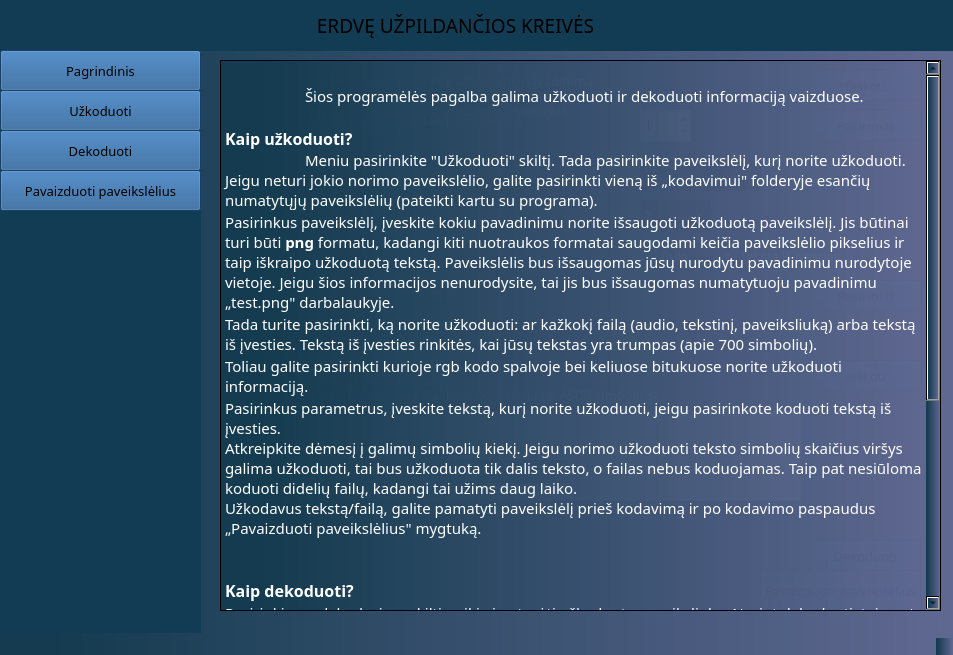
<?xml version="1.0" encoding="UTF-8"?>
<ui version="4.0">
 <class>MainWindow</class>
 <widget class="QMainWindow" name="MainWindow">
  <property name="geometry">
   <rect>
    <x>0</x>
    <y>0</y>
    <width>953</width>
    <height>655</height>
   </rect>
  </property>
  <property name="font">
   <font>
    <family>Microsoft YaHei</family>
    <pointsize>10</pointsize>
   </font>
  </property>
  <property name="windowTitle">
   <string>MainWindow</string>
  </property>
  <property name="styleSheet">
   <string notr="true">background-color: qlineargradient(spread:pad, x1:0, y1:0, x2:1, y2:0, stop:0.0511364 rgba(20, 59, 79, 255), stop:1 rgba(96, 104, 146, 246));</string>
  </property>
  <widget class="QWidget" name="centralwidget">
   <widget class="QPushButton" name="decode">
    <property name="geometry">
     <rect>
      <x>810</x>
      <y>540</y>
      <width>111</width>
      <height>31</height>
     </rect>
    </property>
    <property name="font">
     <font>
      <family>Microsoft YaHei</family>
      <pointsize>10</pointsize>
     </font>
    </property>
    <property name="styleSheet">
     <string notr="true">background-color: rgb(34, 88, 145);
gridline-color: rgb(202, 202, 202);
selection-color: rgb(85, 255, 255);
selection-background-color: rgb(39, 96, 166);</string>
    </property>
    <property name="text">
     <string>Dekoduoti</string>
    </property>
   </widget>
   <widget class="QPushButton" name="about">
    <property name="geometry">
     <rect>
      <x>0</x>
      <y>50</y>
      <width>201</width>
      <height>41</height>
     </rect>
    </property>
    <property name="palette">
     <palette>
      <active>
       <colorrole role="Button">
        <brush brushstyle="SolidPattern">
         <color alpha="255">
          <red>34</red>
          <green>88</green>
          <blue>145</blue>
         </color>
        </brush>
       </colorrole>
       <colorrole role="Base">
        <brush brushstyle="SolidPattern">
         <color alpha="255">
          <red>34</red>
          <green>88</green>
          <blue>145</blue>
         </color>
        </brush>
       </colorrole>
       <colorrole role="Window">
        <brush brushstyle="SolidPattern">
         <color alpha="255">
          <red>34</red>
          <green>88</green>
          <blue>145</blue>
         </color>
        </brush>
       </colorrole>
       <colorrole role="Highlight">
        <brush brushstyle="SolidPattern">
         <color alpha="255">
          <red>39</red>
          <green>96</green>
          <blue>166</blue>
         </color>
        </brush>
       </colorrole>
       <colorrole role="HighlightedText">
        <brush brushstyle="SolidPattern">
         <color alpha="255">
          <red>85</red>
          <green>255</green>
          <blue>255</blue>
         </color>
        </brush>
       </colorrole>
      </active>
      <inactive>
       <colorrole role="Button">
        <brush brushstyle="SolidPattern">
         <color alpha="255">
          <red>34</red>
          <green>88</green>
          <blue>145</blue>
         </color>
        </brush>
       </colorrole>
       <colorrole role="Base">
        <brush brushstyle="SolidPattern">
         <color alpha="255">
          <red>34</red>
          <green>88</green>
          <blue>145</blue>
         </color>
        </brush>
       </colorrole>
       <colorrole role="Window">
        <brush brushstyle="SolidPattern">
         <color alpha="255">
          <red>34</red>
          <green>88</green>
          <blue>145</blue>
         </color>
        </brush>
       </colorrole>
       <colorrole role="Highlight">
        <brush brushstyle="SolidPattern">
         <color alpha="255">
          <red>39</red>
          <green>96</green>
          <blue>166</blue>
         </color>
        </brush>
       </colorrole>
       <colorrole role="HighlightedText">
        <brush brushstyle="SolidPattern">
         <color alpha="255">
          <red>85</red>
          <green>255</green>
          <blue>255</blue>
         </color>
        </brush>
       </colorrole>
      </inactive>
      <disabled>
       <colorrole role="Button">
        <brush brushstyle="SolidPattern">
         <color alpha="255">
          <red>34</red>
          <green>88</green>
          <blue>145</blue>
         </color>
        </brush>
       </colorrole>
       <colorrole role="Base">
        <brush brushstyle="SolidPattern">
         <color alpha="255">
          <red>34</red>
          <green>88</green>
          <blue>145</blue>
         </color>
        </brush>
       </colorrole>
       <colorrole role="Window">
        <brush brushstyle="SolidPattern">
         <color alpha="255">
          <red>34</red>
          <green>88</green>
          <blue>145</blue>
         </color>
        </brush>
       </colorrole>
       <colorrole role="Highlight">
        <brush brushstyle="SolidPattern">
         <color alpha="255">
          <red>39</red>
          <green>96</green>
          <blue>166</blue>
         </color>
        </brush>
       </colorrole>
       <colorrole role="HighlightedText">
        <brush brushstyle="SolidPattern">
         <color alpha="255">
          <red>85</red>
          <green>255</green>
          <blue>255</blue>
         </color>
        </brush>
       </colorrole>
      </disabled>
     </palette>
    </property>
    <property name="font">
     <font>
      <family>Microsoft YaHei</family>
      <pointsize>10</pointsize>
     </font>
    </property>
    <property name="cursor">
     <cursorShape>PointingHandCursor</cursorShape>
    </property>
    <property name="mouseTracking">
     <bool>true</bool>
    </property>
    <property name="styleSheet">
     <string notr="true">background-color: rgb(34, 88, 145);
gridline-color: rgb(202, 202, 202);
selection-color: rgb(85, 255, 255);
selection-background-color: rgb(39, 96, 166);</string>
    </property>
    <property name="text">
     <string>Pagrindinis</string>
    </property>
   </widget>
   <widget class="QPushButton" name="encodedMenu">
    <property name="geometry">
     <rect>
      <x>0</x>
      <y>90</y>
      <width>201</width>
      <height>41</height>
     </rect>
    </property>
    <property name="font">
     <font>
      <family>Microsoft YaHei</family>
      <pointsize>10</pointsize>
     </font>
    </property>
    <property name="cursor">
     <cursorShape>PointingHandCursor</cursorShape>
    </property>
    <property name="styleSheet">
     <string notr="true">background-color: rgb(34, 88, 145);
gridline-color: rgb(202, 202, 202);
selection-color: rgb(85, 255, 255);
selection-background-color: rgb(39, 96, 166);</string>
    </property>
    <property name="text">
     <string>Užkoduoti</string>
    </property>
   </widget>
   <widget class="QPushButton" name="decodedMenu">
    <property name="geometry">
     <rect>
      <x>0</x>
      <y>130</y>
      <width>201</width>
      <height>41</height>
     </rect>
    </property>
    <property name="font">
     <font>
      <family>Microsoft YaHei</family>
      <pointsize>10</pointsize>
     </font>
    </property>
    <property name="cursor">
     <cursorShape>PointingHandCursor</cursorShape>
    </property>
    <property name="mouseTracking">
     <bool>true</bool>
    </property>
    <property name="styleSheet">
     <string notr="true">background-color: rgb(34, 88, 145);
gridline-color: rgb(202, 202, 202);
selection-color: rgb(85, 255, 255);
selection-background-color: rgb(39, 96, 166);</string>
    </property>
    <property name="text">
     <string>Dekoduoti</string>
    </property>
   </widget>
   <widget class="QSpinBox" name="textLength">
    <property name="geometry">
     <rect>
      <x>640</x>
      <y>110</y>
      <width>51</width>
      <height>31</height>
     </rect>
    </property>
    <property name="contextMenuPolicy">
     <enum>Qt::DefaultContextMenu</enum>
    </property>
    <property name="autoFillBackground">
     <bool>true</bool>
    </property>
    <property name="styleSheet">
     <string notr="true">background-color:rgb(255, 255, 255)</string>
    </property>
    <property name="minimum">
     <number>1</number>
    </property>
    <property name="maximum">
     <number>100000000</number>
    </property>
   </widget>
   <widget class="QLabel" name="label_2">
    <property name="geometry">
     <rect>
      <x>80</x>
      <y>0</y>
      <width>2171</width>
      <height>51</height>
     </rect>
    </property>
    <property name="styleSheet">
     <string notr="true">background-color: rgb(17, 60, 83);
gridline-color: rgb(202, 202, 202);
selection-color: rgb(85, 255, 255);
selection-background-color: rgb(39, 96, 166);</string>
    </property>
    <property name="text">
     <string/>
    </property>
   </widget>
   <widget class="QLabel" name="label_3">
    <property name="geometry">
     <rect>
      <x>0</x>
      <y>-290</y>
      <width>201</width>
      <height>951</height>
     </rect>
    </property>
    <property name="styleSheet">
     <string notr="true">background-color: rgb(17, 60, 83);
gridline-color: rgb(202, 202, 202);
selection-color: rgb(85, 255, 255);
selection-background-color: rgb(39, 96, 166);</string>
    </property>
    <property name="text">
     <string/>
    </property>
    <property name="scaledContents">
     <bool>true</bool>
    </property>
    <property name="wordWrap">
     <bool>true</bool>
    </property>
   </widget>
   <widget class="QLabel" name="label_4">
    <property name="geometry">
     <rect>
      <x>20</x>
      <y>10</y>
      <width>871</width>
      <height>31</height>
     </rect>
    </property>
    <property name="font">
     <font>
      <family>Microsoft YaHei</family>
      <pointsize>14</pointsize>
     </font>
    </property>
    <property name="styleSheet">
     <string notr="true">background-color: rgb(17, 60, 83);
gridline-color: rgb(202, 202, 202);
selection-color: rgb(85, 255, 255);
selection-background-color: rgb(39, 96, 166);</string>
    </property>
    <property name="text">
     <string>&lt;html&gt;&lt;head/&gt;&lt;body&gt;&lt;p align=&quot;center&quot;&gt;&lt;span style=&quot; color:#000000;&quot;&gt;ERDVĘ UŽPILDANČIOS KREIVĖS&lt;/span&gt;&lt;/p&gt;&lt;/body&gt;&lt;/html&gt;</string>
    </property>
   </widget>
   <widget class="QPushButton" name="browse">
    <property name="geometry">
     <rect>
      <x>810</x>
      <y>70</y>
      <width>111</width>
      <height>31</height>
     </rect>
    </property>
    <property name="font">
     <font>
      <family>Microsoft YaHei</family>
      <pointsize>10</pointsize>
     </font>
    </property>
    <property name="styleSheet">
     <string notr="true">background-color: rgb(34, 88, 145);
gridline-color: rgb(202, 202, 202);
selection-color: rgb(85, 255, 255);
selection-background-color: rgb(39, 96, 166);</string>
    </property>
    <property name="text">
     <string>Ieškoti</string>
    </property>
   </widget>
   <widget class="QLineEdit" name="imagename">
    <property name="geometry">
     <rect>
      <x>640</x>
      <y>70</y>
      <width>121</width>
      <height>31</height>
     </rect>
    </property>
    <property name="styleSheet">
     <string notr="true">background-color: rgba(0,0,0,0%)
</string>
    </property>
   </widget>
   <widget class="QLineEdit" name="imagepath">
    <property name="geometry">
     <rect>
      <x>500</x>
      <y>10</y>
      <width>113</width>
      <height>20</height>
     </rect>
    </property>
   </widget>
   <widget class="QPushButton" name="compare">
    <property name="geometry">
     <rect>
      <x>0</x>
      <y>170</y>
      <width>201</width>
      <height>41</height>
     </rect>
    </property>
    <property name="font">
     <font>
      <family>Microsoft YaHei</family>
      <pointsize>10</pointsize>
     </font>
    </property>
    <property name="cursor">
     <cursorShape>PointingHandCursor</cursorShape>
    </property>
    <property name="mouseTracking">
     <bool>true</bool>
    </property>
    <property name="styleSheet">
     <string notr="true">background-color: rgb(34, 88, 145);
gridline-color: rgb(202, 202, 202);
selection-color: rgb(85, 255, 255);
selection-background-color: rgb(39, 96, 166);</string>
    </property>
    <property name="text">
     <string>Pavaizduoti paveikslėlius</string>
    </property>
   </widget>
   <widget class="QLabel" name="labelImage">
    <property name="geometry">
     <rect>
      <x>240</x>
      <y>60</y>
      <width>401</width>
      <height>42</height>
     </rect>
    </property>
    <property name="font">
     <font>
      <family>Microsoft YaHei</family>
      <pointsize>10</pointsize>
     </font>
    </property>
    <property name="styleSheet">
     <string notr="true">background-color: rgba(0,0,0,0%)</string>
    </property>
    <property name="text">
     <string>&lt;html&gt;&lt;head/&gt;&lt;body&gt;&lt;p&gt;&lt;span style=&quot; color:#ffffff;&quot;&gt;Pasirinkite paveiksliuko, kurį norite atkoduoti, pavadinimą&lt;/span&gt;&lt;/p&gt;&lt;/body&gt;&lt;/html&gt;</string>
    </property>
    <property name="scaledContents">
     <bool>true</bool>
    </property>
    <property name="wordWrap">
     <bool>true</bool>
    </property>
   </widget>
   <widget class="QLabel" name="label">
    <property name="geometry">
     <rect>
      <x>240</x>
      <y>100</y>
      <width>391</width>
      <height>41</height>
     </rect>
    </property>
    <property name="font">
     <font>
      <family>Microsoft YaHei</family>
      <pointsize>10</pointsize>
     </font>
    </property>
    <property name="styleSheet">
     <string notr="true">background-color: rgba(0,0,0,0%)</string>
    </property>
    <property name="text">
     <string>&lt;html&gt;&lt;head/&gt;&lt;body&gt;&lt;p&gt;&lt;span style=&quot; color:#ffffff;&quot;&gt;Įveskite užkoduoto teksto ilgį/failo dydį baitais&lt;/span&gt;&lt;/p&gt;&lt;/body&gt;&lt;/html&gt;</string>
    </property>
    <property name="scaledContents">
     <bool>true</bool>
    </property>
    <property name="wordWrap">
     <bool>true</bool>
    </property>
   </widget>
   <widget class="QTextBrowser" name="aboutBrowser">
    <property name="geometry">
     <rect>
      <x>220</x>
      <y>60</y>
      <width>721</width>
      <height>551</height>
     </rect>
    </property>
    <property name="font">
     <font>
      <family>Microsoft YaHei</family>
      <pointsize>11</pointsize>
     </font>
    </property>
    <property name="styleSheet">
     <string notr="true"/>
    </property>
    <property name="html">
     <string>&lt;!DOCTYPE HTML PUBLIC &quot;-//W3C//DTD HTML 4.0//EN&quot; &quot;http://www.w3.org/TR/REC-html40/strict.dtd&quot;&gt;
&lt;html&gt;&lt;head&gt;&lt;meta name=&quot;qrichtext&quot; content=&quot;1&quot; /&gt;&lt;style type=&quot;text/css&quot;&gt;
p, li { white-space: pre-wrap; }
&lt;/style&gt;&lt;/head&gt;&lt;body style=&quot; font-family:'Microsoft YaHei'; font-size:11pt; font-weight:400; font-style:normal;&quot;&gt;
&lt;p style=&quot; margin-top:0px; margin-bottom:0px; margin-left:0px; margin-right:0px; -qt-block-indent:0; text-indent:0px;&quot;&gt;&lt;span style=&quot; font-size:6pt; color:#ffffff;&quot;&gt;	&lt;/span&gt;&lt;span style=&quot; color:#ffffff;&quot;&gt;&lt;br /&gt;	Šios programėlės pagalba galima užkoduoti ir dekoduoti informaciją vaizduose.&lt;br /&gt;&lt;/span&gt;&lt;/p&gt;
&lt;p style=&quot; margin-top:0px; margin-bottom:0px; margin-left:0px; margin-right:0px; -qt-block-indent:0; text-indent:0px;&quot;&gt;&lt;span style=&quot; font-size:12pt; font-weight:600; color:#ffffff;&quot;&gt;Kaip užkoduoti?&lt;/span&gt;&lt;span style=&quot; color:#ffffff;&quot;&gt;&lt;br /&gt;	Meniu pasirinkite &amp;quot;Užkoduoti&amp;quot; skiltį. Tada pasirinkite paveikslėlį, kurį norite užkoduoti. Jeigu neturi jokio norimo paveikslėlio, galite pasirinkti vieną iš „kodavimui&amp;quot; folderyje esančių numatytųjų paveikslėlių (pateikti kartu su programa).&lt;/span&gt;&lt;/p&gt;
&lt;p style=&quot; margin-top:0px; margin-bottom:0px; margin-left:0px; margin-right:0px; -qt-block-indent:0; text-indent:0px;&quot;&gt;&lt;span style=&quot; color:#ffffff;&quot;&gt;Pasirinkus paveikslėlį, įveskite kokiu pavadinimu norite išsaugoti užkoduotą paveikslėlį. Jis būtinai turi būti &lt;/span&gt;&lt;span style=&quot; font-weight:600; color:#ffffff;&quot;&gt;png&lt;/span&gt;&lt;span style=&quot; color:#ffffff;&quot;&gt; formatu, kadangi kiti nuotraukos formatai saugodami keičia paveikslėlio pikselius ir taip iškraipo užkoduotą tekstą. Paveikslėlis bus išsaugomas jūsų nurodytu pavadinimu nurodytoje vietoje. Jeigu šios informacijos nenurodysite, tai jis bus išsaugomas numatytuoju pavadinimu „test.png&amp;quot; darbalaukyje. &lt;/span&gt;&lt;/p&gt;
&lt;p style=&quot; margin-top:0px; margin-bottom:0px; margin-left:0px; margin-right:0px; -qt-block-indent:0; text-indent:0px;&quot;&gt;&lt;span style=&quot; color:#ffffff;&quot;&gt;Tada turite pasirinkti, ką norite užkoduoti: ar kažkokį failą (audio, tekstinį, paveiksliuką) arba tekstą iš įvesties. Tekstą iš įvesties rinkitės, kai jūsų tekstas yra trumpas (apie 700 simbolių).&lt;/span&gt;&lt;/p&gt;
&lt;p style=&quot; margin-top:0px; margin-bottom:0px; margin-left:0px; margin-right:0px; -qt-block-indent:0; text-indent:0px;&quot;&gt;&lt;span style=&quot; color:#ffffff;&quot;&gt;Toliau galite pasirinkti kurioje rgb kodo spalvoje bei keliuose bitukuose norite užkoduoti informaciją.&lt;/span&gt;&lt;/p&gt;
&lt;p style=&quot; margin-top:0px; margin-bottom:0px; margin-left:0px; margin-right:0px; -qt-block-indent:0; text-indent:0px;&quot;&gt;&lt;span style=&quot; color:#ffffff;&quot;&gt;Pasirinkus parametrus, įveskite tekstą, kurį norite užkoduoti, jeigu pasirinkote koduoti tekstą iš įvesties.&lt;br /&gt;Atkreipkite dėmesį į galimų simbolių kiekį. Jeigu norimo užkoduoti teksto simbolių skaičius viršys galima užkoduoti, tai bus užkoduota tik dalis teksto, o failas nebus koduojamas. Taip pat nesiūloma koduoti didelių failų, kadangi tai užims daug laiko.&lt;br /&gt;Užkodavus tekstą/failą, galite pamatyti paveikslėlį prieš kodavimą ir po kodavimo paspaudus „Pavaizduoti paveikslėlius&amp;quot; mygtuką.&lt;/span&gt;&lt;/p&gt;
&lt;p style=&quot; margin-top:0px; margin-bottom:0px; margin-left:0px; margin-right:0px; -qt-block-indent:0; text-indent:0px;&quot;&gt;&lt;span style=&quot; color:#ffffff;&quot;&gt;&lt;br /&gt;&lt;br /&gt;&lt;/span&gt;&lt;span style=&quot; font-size:12pt; font-weight:600; color:#ffffff;&quot;&gt;Kaip dekoduoti?&lt;/span&gt;&lt;/p&gt;
&lt;p style=&quot; margin-top:0px; margin-bottom:0px; margin-left:0px; margin-right:0px; -qt-block-indent:0; text-indent:0px;&quot;&gt;&lt;span style=&quot; color:#ffffff;&quot;&gt;Pasirinkimus dekodavimo skiltį, reikia jau turėti užkoduotą paveiksliuką. Norint dekoduoti, taip pat reikia žinoti teksto ilgį arba failo dydį baitais, kurioje rgb spalvos kodo dalyje bei keliuose bitukuose buvo koduojama.&lt;br /&gt;Dekoduojant failą reikia nurodyti failą, kuriame norite gauti dekoduotą informaciją. Jo nenurodžius, dekoduotas rezultatas bus saugomas „result.txt&amp;quot; faile darbalaukyje. &lt;br /&gt;Jeigu pasirinksite dekoduoti tekstą iš įvesties, jis bus parodytas ekrane.&lt;/span&gt;&lt;/p&gt;
&lt;p style=&quot;-qt-paragraph-type:empty; margin-top:0px; margin-bottom:0px; margin-left:0px; margin-right:0px; -qt-block-indent:0; text-indent:0px; color:#ffffff;&quot;&gt;&lt;br /&gt;&lt;/p&gt;
&lt;p style=&quot; margin-top:0px; margin-bottom:0px; margin-left:0px; margin-right:0px; -qt-block-indent:0; text-indent:0px;&quot;&gt;&lt;span style=&quot; font-size:12pt; font-weight:600; color:#ffffff;&quot;&gt;Kaip pamatyti užkoduotą ir dekoduotą paveikslėlius kartu?&lt;/span&gt;&lt;span style=&quot; color:#ffffff;&quot;&gt;&lt;br /&gt;Tam atlikti yra du skirtingi būdai. &lt;br /&gt;Pirmasis, tai tik užkodavus kodą, atsiranda mygtukas „Pavaizduoti paveikslėlius&amp;quot;, kurį paspaudus galime matyti abu paveikslėlius. &lt;br /&gt;Kitas variantas yra meniu skiltyje pasirinkti „Pavaizduoti paveikslėlius&amp;quot;. Šiame lange galima pasirinkti du skirtingus paveikslėlius, kuriuos pavaizduos vieną šalia kito. &lt;br /&gt;Kad gautumėte gražų vaizdavimą, nesirinkite didesnių nei 500x570 dydžio paveikslėliu. Pasirinkus didesnį nei nurodytas dydis, nebus matomas viso dydžio paveikslėlis.&lt;/span&gt;&lt;/p&gt;
&lt;p style=&quot;-qt-paragraph-type:empty; margin-top:0px; margin-bottom:0px; margin-left:0px; margin-right:0px; -qt-block-indent:0; text-indent:0px; color:#ffffff;&quot;&gt;&lt;br /&gt;&lt;/p&gt;&lt;/body&gt;&lt;/html&gt;</string>
    </property>
   </widget>
   <widget class="QLabel" name="label1">
    <property name="geometry">
     <rect>
      <x>240</x>
      <y>380</y>
      <width>571</width>
      <height>31</height>
     </rect>
    </property>
    <property name="font">
     <font>
      <family>Microsoft YaHei</family>
      <pointsize>10</pointsize>
     </font>
    </property>
    <property name="styleSheet">
     <string notr="true">background-color: rgba(0,0,0,0%)</string>
    </property>
    <property name="text">
     <string>&lt;html&gt;&lt;head/&gt;&lt;body&gt;&lt;p&gt;&lt;span style=&quot; color:#ffffff;&quot;&gt;Įveskite norimą užkoduoti tekstą (koduoti galima tik ASCII simbolius)&lt;/span&gt;&lt;/p&gt;&lt;/body&gt;&lt;/html&gt;</string>
    </property>
    <property name="scaledContents">
     <bool>true</bool>
    </property>
    <property name="wordWrap">
     <bool>true</bool>
    </property>
   </widget>
   <widget class="QTextEdit" name="textEdit">
    <property name="geometry">
     <rect>
      <x>240</x>
      <y>410</y>
      <width>561</width>
      <height>91</height>
     </rect>
    </property>
    <property name="styleSheet">
     <string notr="true">background-color: rgb(255, 255, 255);</string>
    </property>
   </widget>
   <widget class="QPushButton" name="encode">
    <property name="geometry">
     <rect>
      <x>810</x>
      <y>540</y>
      <width>111</width>
      <height>31</height>
     </rect>
    </property>
    <property name="font">
     <font>
      <family>Microsoft YaHei</family>
      <pointsize>10</pointsize>
     </font>
    </property>
    <property name="styleSheet">
     <string notr="true">background-color: rgb(34, 88, 145);
gridline-color: rgb(202, 202, 202);
selection-color: rgb(85, 255, 255);
selection-background-color: rgb(39, 96, 166);</string>
    </property>
    <property name="text">
     <string>Užkoduoti</string>
    </property>
   </widget>
   <widget class="QPushButton" name="compareImage">
    <property name="geometry">
     <rect>
      <x>760</x>
      <y>570</y>
      <width>161</width>
      <height>41</height>
     </rect>
    </property>
    <property name="font">
     <font>
      <family>Microsoft YaHei</family>
      <pointsize>10</pointsize>
     </font>
    </property>
    <property name="styleSheet">
     <string notr="true">background-color: rgb(34, 88, 145);
gridline-color: rgb(202, 202, 202);
selection-color: rgb(85, 255, 255);
selection-background-color: rgb(39, 96, 166);</string>
    </property>
    <property name="text">
     <string>Pavaizduoti paveikslėlius</string>
    </property>
   </widget>
   <widget class="QLabel" name="labelName">
    <property name="geometry">
     <rect>
      <x>240</x>
      <y>100</y>
      <width>391</width>
      <height>41</height>
     </rect>
    </property>
    <property name="font">
     <font>
      <family>Microsoft YaHei</family>
      <pointsize>10</pointsize>
     </font>
    </property>
    <property name="styleSheet">
     <string notr="true">background-color: rgba(0,0,0,0%)</string>
    </property>
    <property name="text">
     <string>&lt;html&gt;&lt;head/&gt;&lt;body&gt;&lt;p&gt;&lt;span style=&quot; color:#ffffff;&quot;&gt;Pasirinkite, kur bus saugomas užkoduotas paveikslėlis&lt;br/&gt;*Rašykite su .png plėtiniu&lt;/span&gt;&lt;/p&gt;&lt;/body&gt;&lt;/html&gt;</string>
    </property>
    <property name="scaledContents">
     <bool>true</bool>
    </property>
    <property name="wordWrap">
     <bool>true</bool>
    </property>
   </widget>
   <widget class="QLineEdit" name="decodedname">
    <property name="geometry">
     <rect>
      <x>640</x>
      <y>110</y>
      <width>121</width>
      <height>31</height>
     </rect>
    </property>
    <property name="styleSheet">
     <string notr="true">background-color: rgba(0,0,0,0%)
</string>
    </property>
   </widget>
   <widget class="QLabel" name="symbols">
    <property name="geometry">
     <rect>
      <x>240</x>
      <y>320</y>
      <width>551</width>
      <height>41</height>
     </rect>
    </property>
    <property name="styleSheet">
     <string notr="true">background-color: rgba(0,0,0,0%)</string>
    </property>
    <property name="text">
     <string/>
    </property>
   </widget>
   <widget class="QComboBox" name="RGBcomboBox">
    <property name="geometry">
     <rect>
      <x>640</x>
      <y>160</y>
      <width>121</width>
      <height>31</height>
     </rect>
    </property>
    <property name="minimumSize">
     <size>
      <width>121</width>
      <height>31</height>
     </size>
    </property>
    <property name="palette">
     <palette>
      <active>
       <colorrole role="Button">
        <brush brushstyle="LinearGradientPattern">
         <gradient startx="0.000000000000000" starty="0.000000000000000" endx="1.000000000000000" endy="0.000000000000000" type="LinearGradient" spread="PadSpread" coordinatemode="ObjectBoundingMode">
          <gradientstop position="0.051136400000000">
           <color alpha="255">
            <red>20</red>
            <green>59</green>
            <blue>79</blue>
           </color>
          </gradientstop>
          <gradientstop position="1.000000000000000">
           <color alpha="246">
            <red>96</red>
            <green>104</green>
            <blue>146</blue>
           </color>
          </gradientstop>
         </gradient>
        </brush>
       </colorrole>
       <colorrole role="Base">
        <brush brushstyle="LinearGradientPattern">
         <gradient startx="0.000000000000000" starty="0.000000000000000" endx="1.000000000000000" endy="0.000000000000000" type="LinearGradient" spread="PadSpread" coordinatemode="ObjectBoundingMode">
          <gradientstop position="0.051136400000000">
           <color alpha="255">
            <red>20</red>
            <green>59</green>
            <blue>79</blue>
           </color>
          </gradientstop>
          <gradientstop position="1.000000000000000">
           <color alpha="246">
            <red>96</red>
            <green>104</green>
            <blue>146</blue>
           </color>
          </gradientstop>
         </gradient>
        </brush>
       </colorrole>
       <colorrole role="Window">
        <brush brushstyle="LinearGradientPattern">
         <gradient startx="0.000000000000000" starty="0.000000000000000" endx="1.000000000000000" endy="0.000000000000000" type="LinearGradient" spread="PadSpread" coordinatemode="ObjectBoundingMode">
          <gradientstop position="0.051136400000000">
           <color alpha="255">
            <red>20</red>
            <green>59</green>
            <blue>79</blue>
           </color>
          </gradientstop>
          <gradientstop position="1.000000000000000">
           <color alpha="246">
            <red>96</red>
            <green>104</green>
            <blue>146</blue>
           </color>
          </gradientstop>
         </gradient>
        </brush>
       </colorrole>
      </active>
      <inactive>
       <colorrole role="Button">
        <brush brushstyle="LinearGradientPattern">
         <gradient startx="0.000000000000000" starty="0.000000000000000" endx="1.000000000000000" endy="0.000000000000000" type="LinearGradient" spread="PadSpread" coordinatemode="ObjectBoundingMode">
          <gradientstop position="0.051136400000000">
           <color alpha="255">
            <red>20</red>
            <green>59</green>
            <blue>79</blue>
           </color>
          </gradientstop>
          <gradientstop position="1.000000000000000">
           <color alpha="246">
            <red>96</red>
            <green>104</green>
            <blue>146</blue>
           </color>
          </gradientstop>
         </gradient>
        </brush>
       </colorrole>
       <colorrole role="Base">
        <brush brushstyle="LinearGradientPattern">
         <gradient startx="0.000000000000000" starty="0.000000000000000" endx="1.000000000000000" endy="0.000000000000000" type="LinearGradient" spread="PadSpread" coordinatemode="ObjectBoundingMode">
          <gradientstop position="0.051136400000000">
           <color alpha="255">
            <red>20</red>
            <green>59</green>
            <blue>79</blue>
           </color>
          </gradientstop>
          <gradientstop position="1.000000000000000">
           <color alpha="246">
            <red>96</red>
            <green>104</green>
            <blue>146</blue>
           </color>
          </gradientstop>
         </gradient>
        </brush>
       </colorrole>
       <colorrole role="Window">
        <brush brushstyle="LinearGradientPattern">
         <gradient startx="0.000000000000000" starty="0.000000000000000" endx="1.000000000000000" endy="0.000000000000000" type="LinearGradient" spread="PadSpread" coordinatemode="ObjectBoundingMode">
          <gradientstop position="0.051136400000000">
           <color alpha="255">
            <red>20</red>
            <green>59</green>
            <blue>79</blue>
           </color>
          </gradientstop>
          <gradientstop position="1.000000000000000">
           <color alpha="246">
            <red>96</red>
            <green>104</green>
            <blue>146</blue>
           </color>
          </gradientstop>
         </gradient>
        </brush>
       </colorrole>
      </inactive>
      <disabled>
       <colorrole role="Button">
        <brush brushstyle="LinearGradientPattern">
         <gradient startx="0.000000000000000" starty="0.000000000000000" endx="1.000000000000000" endy="0.000000000000000" type="LinearGradient" spread="PadSpread" coordinatemode="ObjectBoundingMode">
          <gradientstop position="0.051136400000000">
           <color alpha="255">
            <red>20</red>
            <green>59</green>
            <blue>79</blue>
           </color>
          </gradientstop>
          <gradientstop position="1.000000000000000">
           <color alpha="246">
            <red>96</red>
            <green>104</green>
            <blue>146</blue>
           </color>
          </gradientstop>
         </gradient>
        </brush>
       </colorrole>
       <colorrole role="Base">
        <brush brushstyle="LinearGradientPattern">
         <gradient startx="0.000000000000000" starty="0.000000000000000" endx="1.000000000000000" endy="0.000000000000000" type="LinearGradient" spread="PadSpread" coordinatemode="ObjectBoundingMode">
          <gradientstop position="0.051136400000000">
           <color alpha="255">
            <red>20</red>
            <green>59</green>
            <blue>79</blue>
           </color>
          </gradientstop>
          <gradientstop position="1.000000000000000">
           <color alpha="246">
            <red>96</red>
            <green>104</green>
            <blue>146</blue>
           </color>
          </gradientstop>
         </gradient>
        </brush>
       </colorrole>
       <colorrole role="Window">
        <brush brushstyle="LinearGradientPattern">
         <gradient startx="0.000000000000000" starty="0.000000000000000" endx="1.000000000000000" endy="0.000000000000000" type="LinearGradient" spread="PadSpread" coordinatemode="ObjectBoundingMode">
          <gradientstop position="0.051136400000000">
           <color alpha="255">
            <red>20</red>
            <green>59</green>
            <blue>79</blue>
           </color>
          </gradientstop>
          <gradientstop position="1.000000000000000">
           <color alpha="246">
            <red>96</red>
            <green>104</green>
            <blue>146</blue>
           </color>
          </gradientstop>
         </gradient>
        </brush>
       </colorrole>
      </disabled>
     </palette>
    </property>
    <property name="font">
     <font>
      <family>Microsoft YaHei</family>
      <pointsize>10</pointsize>
     </font>
    </property>
    <property name="styleSheet">
     <string notr="true">bacground-color: rgba(0,0,0,0%);</string>
    </property>
    <item>
     <property name="text">
      <string>r</string>
     </property>
    </item>
    <item>
     <property name="text">
      <string>g</string>
     </property>
    </item>
    <item>
     <property name="text">
      <string>b</string>
     </property>
    </item>
    <item>
     <property name="text">
      <string>r g</string>
     </property>
    </item>
    <item>
     <property name="text">
      <string>r b</string>
     </property>
    </item>
    <item>
     <property name="text">
      <string>g b</string>
     </property>
    </item>
    <item>
     <property name="text">
      <string>r g b</string>
     </property>
    </item>
   </widget>
   <widget class="QLabel" name="rgbLabel">
    <property name="geometry">
     <rect>
      <x>240</x>
      <y>160</y>
      <width>241</width>
      <height>41</height>
     </rect>
    </property>
    <property name="font">
     <font>
      <family>Microsoft YaHei</family>
      <pointsize>10</pointsize>
     </font>
    </property>
    <property name="styleSheet">
     <string notr="true">background-color: rgba(0,0,0,0%)</string>
    </property>
    <property name="text">
     <string>&lt;html&gt;&lt;head/&gt;&lt;body&gt;&lt;p&gt;&lt;span style=&quot; color:#ffffff;&quot;&gt;Pasirinkite rgb spalvos dalį&lt;/span&gt;&lt;/p&gt;&lt;/body&gt;&lt;/html&gt;</string>
    </property>
    <property name="scaledContents">
     <bool>true</bool>
    </property>
    <property name="wordWrap">
     <bool>true</bool>
    </property>
   </widget>
   <widget class="QLabel" name="textCoded">
    <property name="geometry">
     <rect>
      <x>240</x>
      <y>506</y>
      <width>551</width>
      <height>21</height>
     </rect>
    </property>
    <property name="font">
     <font>
      <family>Microsoft YaHei</family>
      <pointsize>10</pointsize>
     </font>
    </property>
    <property name="styleSheet">
     <string notr="true">background-color: rgba(0,0,0,0%)</string>
    </property>
    <property name="text">
     <string>&lt;html&gt;&lt;head/&gt;&lt;body&gt;&lt;p&gt;&lt;br/&gt;&lt;/p&gt;&lt;/body&gt;&lt;/html&gt;</string>
    </property>
   </widget>
   <widget class="QLabel" name="bitsLabel">
    <property name="geometry">
     <rect>
      <x>240</x>
      <y>200</y>
      <width>381</width>
      <height>41</height>
     </rect>
    </property>
    <property name="font">
     <font>
      <family>Microsoft YaHei</family>
      <pointsize>10</pointsize>
     </font>
    </property>
    <property name="styleSheet">
     <string notr="true">background-color: rgba(0,0,0,0%)</string>
    </property>
    <property name="text">
     <string>&lt;html&gt;&lt;head/&gt;&lt;body&gt;&lt;p&gt;&lt;span style=&quot; color:#ffffff;&quot;&gt;Pasirinkite, keliuose bitukuose koduojama&lt;/span&gt;&lt;/p&gt;&lt;/body&gt;&lt;/html&gt;</string>
    </property>
    <property name="scaledContents">
     <bool>true</bool>
    </property>
    <property name="wordWrap">
     <bool>true</bool>
    </property>
   </widget>
   <widget class="QTextBrowser" name="result">
    <property name="geometry">
     <rect>
      <x>240</x>
      <y>410</y>
      <width>571</width>
      <height>121</height>
     </rect>
    </property>
    <property name="styleSheet">
     <string notr="true">background-color: rgba(0,0,0,0%)</string>
    </property>
   </widget>
   <widget class="QPushButton" name="browse2">
    <property name="geometry">
     <rect>
      <x>810</x>
      <y>110</y>
      <width>111</width>
      <height>31</height>
     </rect>
    </property>
    <property name="font">
     <font>
      <family>Microsoft YaHei</family>
      <pointsize>10</pointsize>
     </font>
    </property>
    <property name="styleSheet">
     <string notr="true">background-color: rgb(34, 88, 145);
gridline-color: rgb(202, 202, 202);
selection-color: rgb(85, 255, 255);
selection-background-color: rgb(39, 96, 166);</string>
    </property>
    <property name="text">
     <string>Ieškoti</string>
    </property>
   </widget>
   <widget class="QLabel" name="imagePath2">
    <property name="geometry">
     <rect>
      <x>590</x>
      <y>10</y>
      <width>47</width>
      <height>13</height>
     </rect>
    </property>
    <property name="text">
     <string>TextLabel</string>
    </property>
   </widget>
   <widget class="QLabel" name="imageName2">
    <property name="geometry">
     <rect>
      <x>240</x>
      <y>100</y>
      <width>361</width>
      <height>41</height>
     </rect>
    </property>
    <property name="font">
     <font>
      <family>Microsoft YaHei</family>
      <pointsize>10</pointsize>
     </font>
    </property>
    <property name="styleSheet">
     <string notr="true">background-color: rgba(0,0,0,0%)</string>
    </property>
    <property name="text">
     <string>&lt;html&gt;&lt;head/&gt;&lt;body&gt;&lt;p&gt;&lt;span style=&quot; color:#ffffff;&quot;&gt;Pasirinkite antrąjį paveikslėlį&lt;/span&gt;&lt;/p&gt;&lt;/body&gt;&lt;/html&gt;</string>
    </property>
    <property name="scaledContents">
     <bool>true</bool>
    </property>
    <property name="wordWrap">
     <bool>true</bool>
    </property>
   </widget>
   <widget class="QProgressBar" name="progressBar">
    <property name="geometry">
     <rect>
      <x>450</x>
      <y>460</y>
      <width>118</width>
      <height>23</height>
     </rect>
    </property>
    <property name="value">
     <number>24</number>
    </property>
   </widget>
   <widget class="QComboBox" name="bitsComboBox">
    <property name="geometry">
     <rect>
      <x>640</x>
      <y>200</y>
      <width>71</width>
      <height>31</height>
     </rect>
    </property>
    <property name="styleSheet">
     <string notr="true">color: white;</string>
    </property>
    <item>
     <property name="text">
      <string>2</string>
     </property>
    </item>
    <item>
     <property name="text">
      <string>4</string>
     </property>
    </item>
    <item>
     <property name="text">
      <string>8</string>
     </property>
    </item>
   </widget>
   <widget class="QRadioButton" name="radioButtonFile">
    <property name="geometry">
     <rect>
      <x>640</x>
      <y>240</y>
      <width>61</width>
      <height>31</height>
     </rect>
    </property>
    <property name="font">
     <font>
      <family>Microsoft YaHei</family>
      <pointsize>10</pointsize>
     </font>
    </property>
    <property name="autoFillBackground">
     <bool>false</bool>
    </property>
    <property name="styleSheet">
     <string notr="true">background-color: rgba(0,0,0,0%);
color: white;</string>
    </property>
    <property name="text">
     <string>Failą</string>
    </property>
    <property name="checked">
     <bool>false</bool>
    </property>
    <attribute name="buttonGroup">
     <string notr="true">buttonGroup_2</string>
    </attribute>
   </widget>
   <widget class="QRadioButton" name="radioButtonText">
    <property name="geometry">
     <rect>
      <x>720</x>
      <y>240</y>
      <width>121</width>
      <height>31</height>
     </rect>
    </property>
    <property name="font">
     <font>
      <family>Microsoft YaHei</family>
      <pointsize>10</pointsize>
      <weight>50</weight>
      <italic>false</italic>
      <bold>false</bold>
     </font>
    </property>
    <property name="styleSheet">
     <string notr="true">background-color: rgba(0,0,0,0%);
font: 10pt &quot;Microsoft YaHei&quot;;
color: white;</string>
    </property>
    <property name="text">
     <string>Tekstą iš įvesties</string>
    </property>
    <property name="checked">
     <bool>true</bool>
    </property>
    <attribute name="buttonGroup">
     <string notr="true">buttonGroup_2</string>
    </attribute>
   </widget>
   <widget class="QLabel" name="radioButtonLabel">
    <property name="geometry">
     <rect>
      <x>240</x>
      <y>250</y>
      <width>211</width>
      <height>16</height>
     </rect>
    </property>
    <property name="styleSheet">
     <string notr="true">background-color: rgba(0,0,0,0%);
font: 10pt &quot;Microsoft YaHei&quot;;
color: white;</string>
    </property>
    <property name="text">
     <string>Norite užkoduoti: </string>
    </property>
    <property name="scaledContents">
     <bool>true</bool>
    </property>
    <property name="wordWrap">
     <bool>true</bool>
    </property>
   </widget>
   <widget class="QPushButton" name="browseFile">
    <property name="geometry">
     <rect>
      <x>810</x>
      <y>360</y>
      <width>111</width>
      <height>31</height>
     </rect>
    </property>
    <property name="font">
     <font>
      <family>Microsoft YaHei</family>
      <pointsize>10</pointsize>
     </font>
    </property>
    <property name="styleSheet">
     <string notr="true">background-color: rgb(34, 88, 145);
gridline-color: rgb(202, 202, 202);
selection-color: rgb(85, 255, 255);
selection-background-color: rgb(39, 96, 166);</string>
    </property>
    <property name="text">
     <string>Ieškoti</string>
    </property>
   </widget>
   <widget class="QLineEdit" name="encodeFileName">
    <property name="geometry">
     <rect>
      <x>640</x>
      <y>360</y>
      <width>121</width>
      <height>31</height>
     </rect>
    </property>
    <property name="styleSheet">
     <string notr="true">background-color: rgba(0,0,0,0%)
</string>
    </property>
   </widget>
   <widget class="QLabel" name="fileBrowserLabel">
    <property name="geometry">
     <rect>
      <x>240</x>
      <y>360</y>
      <width>361</width>
      <height>41</height>
     </rect>
    </property>
    <property name="font">
     <font>
      <family>Microsoft YaHei</family>
      <pointsize>10</pointsize>
     </font>
    </property>
    <property name="styleSheet">
     <string notr="true">background-color: rgba(0,0,0,0%)</string>
    </property>
    <property name="text">
     <string>&lt;html&gt;&lt;head/&gt;&lt;body&gt;&lt;p&gt;&lt;span style=&quot; color:#ffffff;&quot;&gt;Pasirinkite norimą užkoduoti failą&lt;/span&gt;&lt;/p&gt;&lt;/body&gt;&lt;/html&gt;</string>
    </property>
    <property name="scaledContents">
     <bool>true</bool>
    </property>
    <property name="wordWrap">
     <bool>true</bool>
    </property>
   </widget>
   <widget class="QLabel" name="filePath">
    <property name="geometry">
     <rect>
      <x>600</x>
      <y>20</y>
      <width>47</width>
      <height>13</height>
     </rect>
    </property>
    <property name="text">
     <string>TextLabel</string>
    </property>
   </widget>
   <widget class="QRadioButton" name="dradioButtonFile">
    <property name="geometry">
     <rect>
      <x>640</x>
      <y>240</y>
      <width>61</width>
      <height>31</height>
     </rect>
    </property>
    <property name="font">
     <font>
      <family>Microsoft YaHei</family>
      <pointsize>10</pointsize>
     </font>
    </property>
    <property name="autoFillBackground">
     <bool>false</bool>
    </property>
    <property name="styleSheet">
     <string notr="true">background-color: rgba(0,0,0,0%);
color: white;</string>
    </property>
    <property name="text">
     <string>Failą</string>
    </property>
    <property name="checked">
     <bool>false</bool>
    </property>
    <attribute name="buttonGroup">
     <string notr="true">buttonGroup</string>
    </attribute>
   </widget>
   <widget class="QLabel" name="dradioButtonLabel">
    <property name="geometry">
     <rect>
      <x>240</x>
      <y>250</y>
      <width>211</width>
      <height>16</height>
     </rect>
    </property>
    <property name="styleSheet">
     <string notr="true">background-color: rgba(0,0,0,0%);
font: 10pt &quot;Microsoft YaHei&quot;;
color: white;</string>
    </property>
    <property name="text">
     <string>Norite dekoduoti: </string>
    </property>
    <property name="scaledContents">
     <bool>true</bool>
    </property>
    <property name="wordWrap">
     <bool>true</bool>
    </property>
   </widget>
   <widget class="QRadioButton" name="dradioButtonText">
    <property name="geometry">
     <rect>
      <x>720</x>
      <y>240</y>
      <width>121</width>
      <height>31</height>
     </rect>
    </property>
    <property name="font">
     <font>
      <family>Microsoft YaHei</family>
      <pointsize>10</pointsize>
      <weight>50</weight>
      <italic>false</italic>
      <bold>false</bold>
     </font>
    </property>
    <property name="styleSheet">
     <string notr="true">background-color: rgba(0,0,0,0%);
font: 10pt &quot;Microsoft YaHei&quot;;
color: white;</string>
    </property>
    <property name="text">
     <string>Tekstą iš įvesties</string>
    </property>
    <property name="checked">
     <bool>true</bool>
    </property>
    <attribute name="buttonGroup">
     <string notr="true">buttonGroup</string>
    </attribute>
   </widget>
   <widget class="QLabel" name="resultFileLabel">
    <property name="geometry">
     <rect>
      <x>240</x>
      <y>280</y>
      <width>371</width>
      <height>41</height>
     </rect>
    </property>
    <property name="styleSheet">
     <string notr="true">background-color: rgba(0,0,0,0%);
font: 10pt &quot;Microsoft YaHei&quot;;
color: white;</string>
    </property>
    <property name="text">
     <string>&lt;html&gt;&lt;head/&gt;&lt;body&gt;&lt;p&gt;&lt;span style=&quot; color:#ffffff;&quot;&gt;Pasirinkite kur ir kokiu pavadinimu norite,&lt;br/&gt;išsaugoti rezultatą&lt;/span&gt;&lt;/p&gt;&lt;/body&gt;&lt;/html&gt;</string>
    </property>
    <property name="scaledContents">
     <bool>true</bool>
    </property>
    <property name="wordWrap">
     <bool>true</bool>
    </property>
   </widget>
   <widget class="QLineEdit" name="resultFileName">
    <property name="geometry">
     <rect>
      <x>640</x>
      <y>280</y>
      <width>151</width>
      <height>31</height>
     </rect>
    </property>
    <property name="styleSheet">
     <string notr="true">background-color: rgba(0,0,0,0%)
</string>
    </property>
   </widget>
   <widget class="QPushButton" name="chooseResultFile">
    <property name="geometry">
     <rect>
      <x>810</x>
      <y>280</y>
      <width>111</width>
      <height>31</height>
     </rect>
    </property>
    <property name="font">
     <font>
      <family>Microsoft YaHei</family>
      <pointsize>10</pointsize>
     </font>
    </property>
    <property name="styleSheet">
     <string notr="true">background-color: rgb(34, 88, 145);
gridline-color: rgb(202, 202, 202);
selection-color: rgb(85, 255, 255);
selection-background-color: rgb(39, 96, 166);</string>
    </property>
    <property name="text">
     <string>Pasirinkti</string>
    </property>
   </widget>
   <widget class="QPushButton" name="chooseDecode">
    <property name="geometry">
     <rect>
      <x>810</x>
      <y>110</y>
      <width>111</width>
      <height>31</height>
     </rect>
    </property>
    <property name="font">
     <font>
      <family>Microsoft YaHei</family>
      <pointsize>10</pointsize>
     </font>
    </property>
    <property name="styleSheet">
     <string notr="true">background-color: rgb(34, 88, 145);
gridline-color: rgb(202, 202, 202);
selection-color: rgb(85, 255, 255);
selection-background-color: rgb(39, 96, 166);</string>
    </property>
    <property name="text">
     <string>Pasirinkti</string>
    </property>
   </widget>
   <widget class="QLineEdit" name="imagepathDecoded">
    <property name="geometry">
     <rect>
      <x>710</x>
      <y>10</y>
      <width>113</width>
      <height>20</height>
     </rect>
    </property>
   </widget>
   <zorder>imagepathDecoded</zorder>
   <zorder>filePath</zorder>
   <zorder>imagePath2</zorder>
   <zorder>textEdit</zorder>
   <zorder>encode</zorder>
   <zorder>label1</zorder>
   <zorder>imagepath</zorder>
   <zorder>label_3</zorder>
   <zorder>decode</zorder>
   <zorder>about</zorder>
   <zorder>encodedMenu</zorder>
   <zorder>decodedMenu</zorder>
   <zorder>textLength</zorder>
   <zorder>label_2</zorder>
   <zorder>label_4</zorder>
   <zorder>browse</zorder>
   <zorder>imagename</zorder>
   <zorder>compare</zorder>
   <zorder>labelImage</zorder>
   <zorder>label</zorder>
   <zorder>compareImage</zorder>
   <zorder>labelName</zorder>
   <zorder>decodedname</zorder>
   <zorder>RGBcomboBox</zorder>
   <zorder>rgbLabel</zorder>
   <zorder>textCoded</zorder>
   <zorder>symbols</zorder>
   <zorder>bitsLabel</zorder>
   <zorder>result</zorder>
   <zorder>browse2</zorder>
   <zorder>imageName2</zorder>
   <zorder>progressBar</zorder>
   <zorder>bitsComboBox</zorder>
   <zorder>radioButtonFile</zorder>
   <zorder>radioButtonText</zorder>
   <zorder>radioButtonLabel</zorder>
   <zorder>browseFile</zorder>
   <zorder>encodeFileName</zorder>
   <zorder>fileBrowserLabel</zorder>
   <zorder>dradioButtonFile</zorder>
   <zorder>dradioButtonLabel</zorder>
   <zorder>dradioButtonText</zorder>
   <zorder>resultFileLabel</zorder>
   <zorder>resultFileName</zorder>
   <zorder>chooseResultFile</zorder>
   <zorder>chooseDecode</zorder>
   <zorder>aboutBrowser</zorder>
  </widget>
  <widget class="QMenuBar" name="menubar">
   <property name="geometry">
    <rect>
     <x>0</x>
     <y>0</y>
     <width>953</width>
     <height>21</height>
    </rect>
   </property>
  </widget>
  <widget class="QStatusBar" name="statusbar"/>
 </widget>
 <resources/>
 <connections/>
 <buttongroups>
  <buttongroup name="buttonGroup"/>
  <buttongroup name="buttonGroup_2"/>
 </buttongroups>
</ui>
